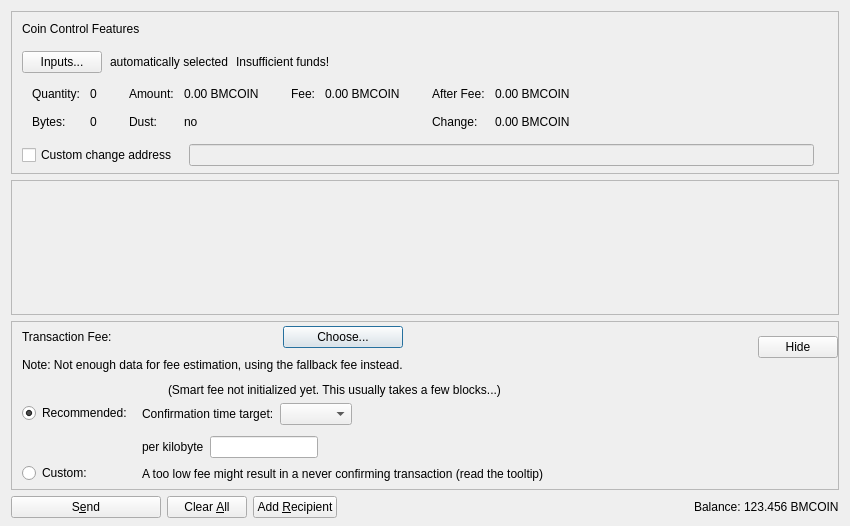
<?xml version="1.0" encoding="UTF-8"?>
<ui version="4.0">
 <class>SendCoinsDialog</class>
 <widget class="QDialog" name="SendCoinsDialog">
  <property name="geometry">
   <rect>
    <x>0</x>
    <y>0</y>
    <width>850</width>
    <height>526</height>
   </rect>
  </property>
  <property name="windowTitle">
   <string>Send Coins</string>
  </property>
  <layout class="QVBoxLayout" name="verticalLayout" stretch="0,1,0,0">
   <property name="bottomMargin">
    <number>8</number>
   </property>
   <item>
    <widget class="QFrame" name="frameCoinControl">
     <property name="sizePolicy">
      <sizepolicy hsizetype="Expanding" vsizetype="Expanding">
       <horstretch>0</horstretch>
       <verstretch>0</verstretch>
      </sizepolicy>
     </property>
     <property name="maximumSize">
      <size>
       <width>16777215</width>
       <height>16777215</height>
      </size>
     </property>
     <property name="frameShape">
      <enum>QFrame::StyledPanel</enum>
     </property>
     <property name="frameShadow">
      <enum>QFrame::Sunken</enum>
     </property>
     <layout class="QVBoxLayout" name="verticalLayoutCoinControl2">
      <property name="spacing">
       <number>0</number>
      </property>
      <property name="leftMargin">
       <number>0</number>
      </property>
      <property name="topMargin">
       <number>0</number>
      </property>
      <property name="rightMargin">
       <number>0</number>
      </property>
      <property name="bottomMargin">
       <number>6</number>
      </property>
      <item>
       <layout class="QVBoxLayout" name="verticalLayoutCoinControl" stretch="0,0,0,0,1">
        <property name="spacing">
         <number>0</number>
        </property>
        <property name="leftMargin">
         <number>10</number>
        </property>
        <property name="topMargin">
         <number>10</number>
        </property>
        <item>
         <layout class="QHBoxLayout" name="horizontalLayoutCoinControl1">
          <property name="bottomMargin">
           <number>15</number>
          </property>
          <item>
           <widget class="QLabel" name="labelCoinControlFeatures">
            <property name="sizePolicy">
             <sizepolicy hsizetype="Preferred" vsizetype="Maximum">
              <horstretch>0</horstretch>
              <verstretch>0</verstretch>
             </sizepolicy>
            </property>
            <property name="text">
             <string>Coin Control Features</string>
            </property>
           </widget>
          </item>
         </layout>
        </item>
        <item>
         <layout class="QHBoxLayout" name="horizontalLayoutCoinControl2" stretch="0,0,0,0">
          <property name="spacing">
           <number>8</number>
          </property>
          <property name="bottomMargin">
           <number>10</number>
          </property>
          <item>
           <widget class="QPushButton" name="pushButtonCoinControl">
            <property name="styleSheet">
             <string notr="true"/>
            </property>
            <property name="text">
             <string>Inputs...</string>
            </property>
            <property name="autoDefault">
             <bool>false</bool>
            </property>
           </widget>
          </item>
          <item>
           <widget class="QLabel" name="labelCoinControlAutomaticallySelected">
            <property name="text">
             <string>automatically selected</string>
            </property>
            <property name="margin">
             <number>5</number>
            </property>
           </widget>
          </item>
          <item>
           <widget class="QLabel" name="labelCoinControlInsuffFunds">
            <property name="text">
             <string>Insufficient funds!</string>
            </property>
            <property name="margin">
             <number>5</number>
            </property>
           </widget>
          </item>
          <item>
           <spacer name="horizontalSpacerCoinControl">
            <property name="orientation">
             <enum>Qt::Horizontal</enum>
            </property>
            <property name="sizeHint" stdset="0">
             <size>
              <width>40</width>
              <height>1</height>
             </size>
            </property>
           </spacer>
          </item>
         </layout>
        </item>
        <item>
         <widget class="QWidget" name="widgetCoinControl" native="true">
          <property name="sizePolicy">
           <sizepolicy hsizetype="Preferred" vsizetype="Preferred">
            <horstretch>0</horstretch>
            <verstretch>0</verstretch>
           </sizepolicy>
          </property>
          <property name="minimumSize">
           <size>
            <width>0</width>
            <height>0</height>
           </size>
          </property>
          <property name="styleSheet">
           <string notr="true"/>
          </property>
          <layout class="QHBoxLayout" name="horizontalLayoutCoinControl5">
           <property name="leftMargin">
            <number>0</number>
           </property>
           <property name="topMargin">
            <number>0</number>
           </property>
           <property name="rightMargin">
            <number>0</number>
           </property>
           <property name="bottomMargin">
            <number>0</number>
           </property>
           <item>
            <layout class="QHBoxLayout" name="horizontalLayoutCoinControl3" stretch="0,0,0,1">
             <property name="spacing">
              <number>20</number>
             </property>
             <property name="topMargin">
              <number>0</number>
             </property>
             <property name="bottomMargin">
              <number>10</number>
             </property>
             <item>
              <layout class="QFormLayout" name="formLayoutCoinControl1">
               <property name="horizontalSpacing">
                <number>10</number>
               </property>
               <property name="verticalSpacing">
                <number>14</number>
               </property>
               <property name="leftMargin">
                <number>10</number>
               </property>
               <property name="topMargin">
                <number>4</number>
               </property>
               <property name="rightMargin">
                <number>6</number>
               </property>
               <item row="0" column="0">
                <widget class="QLabel" name="labelCoinControlQuantityText">
                 <property name="text">
                  <string>Quantity:</string>
                 </property>
                 <property name="margin">
                  <number>0</number>
                 </property>
                </widget>
               </item>
               <item row="0" column="1">
                <widget class="QLabel" name="labelCoinControlQuantity">
                 <property name="cursor">
                  <cursorShape>IBeamCursor</cursorShape>
                 </property>
                 <property name="contextMenuPolicy">
                  <enum>Qt::ActionsContextMenu</enum>
                 </property>
                 <property name="text">
                  <string notr="true">0</string>
                 </property>
                 <property name="margin">
                  <number>0</number>
                 </property>
                 <property name="textInteractionFlags">
                  <set>Qt::LinksAccessibleByMouse|Qt::TextSelectableByKeyboard|Qt::TextSelectableByMouse</set>
                 </property>
                </widget>
               </item>
               <item row="1" column="0">
                <widget class="QLabel" name="labelCoinControlBytesText">
                 <property name="text">
                  <string>Bytes:</string>
                 </property>
                </widget>
               </item>
               <item row="1" column="1">
                <widget class="QLabel" name="labelCoinControlBytes">
                 <property name="cursor">
                  <cursorShape>IBeamCursor</cursorShape>
                 </property>
                 <property name="contextMenuPolicy">
                  <enum>Qt::ActionsContextMenu</enum>
                 </property>
                 <property name="text">
                  <string notr="true">0</string>
                 </property>
                 <property name="textInteractionFlags">
                  <set>Qt::LinksAccessibleByMouse|Qt::TextSelectableByKeyboard|Qt::TextSelectableByMouse</set>
                 </property>
                </widget>
               </item>
              </layout>
             </item>
             <item>
              <layout class="QFormLayout" name="formLayoutCoinControl2">
               <property name="horizontalSpacing">
                <number>10</number>
               </property>
               <property name="verticalSpacing">
                <number>14</number>
               </property>
               <property name="leftMargin">
                <number>6</number>
               </property>
               <property name="topMargin">
                <number>4</number>
               </property>
               <property name="rightMargin">
                <number>6</number>
               </property>
               <item row="0" column="0">
                <widget class="QLabel" name="labelCoinControlAmountText">
                 <property name="text">
                  <string>Amount:</string>
                 </property>
                 <property name="margin">
                  <number>0</number>
                 </property>
                </widget>
               </item>
               <item row="0" column="1">
                <widget class="QLabel" name="labelCoinControlAmount">
                 <property name="cursor">
                  <cursorShape>IBeamCursor</cursorShape>
                 </property>
                 <property name="contextMenuPolicy">
                  <enum>Qt::ActionsContextMenu</enum>
                 </property>
                 <property name="text">
                  <string notr="true">0.00 BMCOIN</string>
                 </property>
                 <property name="textInteractionFlags">
                  <set>Qt::LinksAccessibleByMouse|Qt::TextSelectableByKeyboard|Qt::TextSelectableByMouse</set>
                 </property>
                </widget>
               </item>
               <item row="1" column="0">
                <widget class="QLabel" name="labelCoinControlLowOutputText">
                 <property name="text">
                  <string>Dust:</string>
                 </property>
                </widget>
               </item>
               <item row="1" column="1">
                <widget class="QLabel" name="labelCoinControlLowOutput">
                 <property name="cursor">
                  <cursorShape>IBeamCursor</cursorShape>
                 </property>
                 <property name="contextMenuPolicy">
                  <enum>Qt::ActionsContextMenu</enum>
                 </property>
                 <property name="text">
                  <string notr="true">no</string>
                 </property>
                 <property name="textInteractionFlags">
                  <set>Qt::LinksAccessibleByMouse|Qt::TextSelectableByKeyboard|Qt::TextSelectableByMouse</set>
                 </property>
                </widget>
               </item>
              </layout>
             </item>
             <item>
              <layout class="QFormLayout" name="formLayoutCoinControl3">
               <property name="horizontalSpacing">
                <number>10</number>
               </property>
               <property name="verticalSpacing">
                <number>14</number>
               </property>
               <property name="leftMargin">
                <number>6</number>
               </property>
               <property name="topMargin">
                <number>4</number>
               </property>
               <property name="rightMargin">
                <number>6</number>
               </property>
               <item row="0" column="0">
                <widget class="QLabel" name="labelCoinControlFeeText">
                 <property name="text">
                  <string>Fee:</string>
                 </property>
                 <property name="margin">
                  <number>0</number>
                 </property>
                </widget>
               </item>
               <item row="0" column="1">
                <widget class="QLabel" name="labelCoinControlFee">
                 <property name="cursor">
                  <cursorShape>IBeamCursor</cursorShape>
                 </property>
                 <property name="contextMenuPolicy">
                  <enum>Qt::ActionsContextMenu</enum>
                 </property>
                 <property name="text">
                  <string notr="true">0.00 BMCOIN</string>
                 </property>
                 <property name="textInteractionFlags">
                  <set>Qt::LinksAccessibleByMouse|Qt::TextSelectableByKeyboard|Qt::TextSelectableByMouse</set>
                 </property>
                </widget>
               </item>
              </layout>
             </item>
             <item>
              <layout class="QFormLayout" name="formLayoutCoinControl4">
               <property name="horizontalSpacing">
                <number>10</number>
               </property>
               <property name="verticalSpacing">
                <number>14</number>
               </property>
               <property name="leftMargin">
                <number>6</number>
               </property>
               <property name="topMargin">
                <number>4</number>
               </property>
               <property name="rightMargin">
                <number>6</number>
               </property>
               <item row="0" column="0">
                <widget class="QLabel" name="labelCoinControlAfterFeeText">
                 <property name="text">
                  <string>After Fee:</string>
                 </property>
                 <property name="margin">
                  <number>0</number>
                 </property>
                </widget>
               </item>
               <item row="0" column="1">
                <widget class="QLabel" name="labelCoinControlAfterFee">
                 <property name="cursor">
                  <cursorShape>IBeamCursor</cursorShape>
                 </property>
                 <property name="contextMenuPolicy">
                  <enum>Qt::ActionsContextMenu</enum>
                 </property>
                 <property name="text">
                  <string notr="true">0.00 BMCOIN</string>
                 </property>
                 <property name="textInteractionFlags">
                  <set>Qt::LinksAccessibleByMouse|Qt::TextSelectableByKeyboard|Qt::TextSelectableByMouse</set>
                 </property>
                </widget>
               </item>
               <item row="1" column="0">
                <widget class="QLabel" name="labelCoinControlChangeText">
                 <property name="text">
                  <string>Change:</string>
                 </property>
                </widget>
               </item>
               <item row="1" column="1">
                <widget class="QLabel" name="labelCoinControlChange">
                 <property name="cursor">
                  <cursorShape>IBeamCursor</cursorShape>
                 </property>
                 <property name="contextMenuPolicy">
                  <enum>Qt::ActionsContextMenu</enum>
                 </property>
                 <property name="text">
                  <string notr="true">0.00 BMCOIN</string>
                 </property>
                 <property name="textInteractionFlags">
                  <set>Qt::LinksAccessibleByMouse|Qt::TextSelectableByKeyboard|Qt::TextSelectableByMouse</set>
                 </property>
                </widget>
               </item>
              </layout>
             </item>
            </layout>
           </item>
          </layout>
         </widget>
        </item>
        <item>
         <layout class="QHBoxLayout" name="horizontalLayoutCoinControl4" stretch="0,0,0">
          <property name="spacing">
           <number>12</number>
          </property>
          <property name="sizeConstraint">
           <enum>QLayout::SetDefaultConstraint</enum>
          </property>
          <property name="topMargin">
           <number>5</number>
          </property>
          <property name="rightMargin">
           <number>5</number>
          </property>
          <item>
           <widget class="QCheckBox" name="checkBoxCoinControlChange">
            <property name="toolTip">
             <string>If this is activated, but the change address is empty or invalid, change will be sent to a newly generated address.</string>
            </property>
            <property name="text">
             <string>Custom change address</string>
            </property>
           </widget>
          </item>
          <item>
           <widget class="QValidatedLineEdit" name="lineEditCoinControlChange">
            <property name="enabled">
             <bool>false</bool>
            </property>
            <property name="sizePolicy">
             <sizepolicy hsizetype="Expanding" vsizetype="Fixed">
              <horstretch>0</horstretch>
              <verstretch>0</verstretch>
             </sizepolicy>
            </property>
           </widget>
          </item>
          <item>
           <widget class="QLabel" name="labelCoinControlChangeLabel">
            <property name="sizePolicy">
             <sizepolicy hsizetype="Preferred" vsizetype="Expanding">
              <horstretch>0</horstretch>
              <verstretch>0</verstretch>
             </sizepolicy>
            </property>
            <property name="minimumSize">
             <size>
              <width>0</width>
              <height>0</height>
             </size>
            </property>
            <property name="text">
             <string/>
            </property>
            <property name="margin">
             <number>3</number>
            </property>
           </widget>
          </item>
         </layout>
        </item>
        <item>
         <spacer name="verticalSpacerCoinControl">
          <property name="orientation">
           <enum>Qt::Vertical</enum>
          </property>
          <property name="sizeHint" stdset="0">
           <size>
            <width>800</width>
            <height>1</height>
           </size>
          </property>
         </spacer>
        </item>
       </layout>
      </item>
     </layout>
    </widget>
   </item>
   <item>
    <widget class="QScrollArea" name="scrollArea">
     <property name="widgetResizable">
      <bool>true</bool>
     </property>
     <widget class="QWidget" name="scrollAreaWidgetContents">
      <property name="geometry">
       <rect>
        <x>0</x>
        <y>0</y>
        <width>830</width>
        <height>104</height>
       </rect>
      </property>
      <layout class="QVBoxLayout" name="verticalLayout_2" stretch="0,1">
       <property name="leftMargin">
        <number>0</number>
       </property>
       <property name="topMargin">
        <number>0</number>
       </property>
       <property name="rightMargin">
        <number>0</number>
       </property>
       <property name="bottomMargin">
        <number>0</number>
       </property>
       <item>
        <layout class="QVBoxLayout" name="entries">
         <property name="spacing">
          <number>6</number>
         </property>
        </layout>
       </item>
       <item>
        <spacer name="verticalSpacer">
         <property name="orientation">
          <enum>Qt::Vertical</enum>
         </property>
         <property name="sizeHint" stdset="0">
          <size>
           <width>20</width>
           <height>40</height>
          </size>
         </property>
        </spacer>
       </item>
      </layout>
     </widget>
    </widget>
   </item>
   <item>
    <widget class="QFrame" name="frameFee">
     <property name="sizePolicy">
      <sizepolicy hsizetype="Expanding" vsizetype="Expanding">
       <horstretch>0</horstretch>
       <verstretch>0</verstretch>
      </sizepolicy>
     </property>
     <property name="maximumSize">
      <size>
       <width>16777215</width>
       <height>16777215</height>
      </size>
     </property>
     <property name="frameShape">
      <enum>QFrame::StyledPanel</enum>
     </property>
     <property name="frameShadow">
      <enum>QFrame::Sunken</enum>
     </property>
     <layout class="QVBoxLayout" name="verticalLayoutFee1">
      <property name="spacing">
       <number>0</number>
      </property>
      <property name="leftMargin">
       <number>0</number>
      </property>
      <property name="topMargin">
       <number>0</number>
      </property>
      <property name="rightMargin">
       <number>0</number>
      </property>
      <property name="bottomMargin">
       <number>0</number>
      </property>
      <item>
       <layout class="QVBoxLayout" name="verticalLayoutFee2" stretch="0,0,0">
        <property name="spacing">
         <number>0</number>
        </property>
        <property name="leftMargin">
         <number>10</number>
        </property>
        <property name="topMargin">
         <number>0</number>
        </property>
        <item>
         <layout class="QHBoxLayout" name="horizontalLayoutFee1">
          <property name="bottomMargin">
           <number>0</number>
          </property>
          <item>
           <layout class="QVBoxLayout" name="verticalLayoutFee7">
            <property name="spacing">
             <number>0</number>
            </property>
            <item>
             <spacer name="verticalSpacerSmartFee">
              <property name="orientation">
               <enum>Qt::Vertical</enum>
              </property>
              <property name="sizeType">
               <enum>QSizePolicy::Fixed</enum>
              </property>
              <property name="sizeHint" stdset="0">
               <size>
                <width>1</width>
                <height>4</height>
               </size>
              </property>
             </spacer>
            </item>
            <item>
             <layout class="QHBoxLayout" name="horizontalLayoutSmartFee">
              <property name="spacing">
               <number>10</number>
              </property>
              <item>
               <widget class="QLabel" name="labelFeeHeadline">
                <property name="sizePolicy">
                 <sizepolicy hsizetype="Preferred" vsizetype="Maximum">
                  <horstretch>0</horstretch>
                  <verstretch>0</verstretch>
                 </sizepolicy>
                </property>
                <property name="text">
                 <string>Transaction Fee:</string>
                </property>
               </widget>
              </item>
              <item>
               <widget class="QLabel" name="labelFeeMinimized">
                <property name="text">
                 <string/>
                </property>
               </widget>
              </item>
              <item>
               <widget class="QPushButton" name="buttonChooseFee">
                <property name="text">
                 <string>Choose...</string>
                </property>
               </widget>
              </item>
             </layout>
            </item>
            <item>
             <spacer name="verticalSpacer_7">
              <property name="orientation">
               <enum>Qt::Vertical</enum>
              </property>
              <property name="sizeHint" stdset="0">
               <size>
                <width>1</width>
                <height>10</height>
               </size>
              </property>
             </spacer>
            </item>
            <item>
             <widget class="QLabel" name="fallbackFeeWarningLabel">
              <property name="toolTip">
               <string>Using the fallbackfee can result in sending a transaction that will take several hours or days (or never) to confirm. Consider choosing your fee manually or wait until you have validated the complete chain.</string>
              </property>
              <property name="text">
               <string>Note: Not enough data for fee estimation, using the fallback fee instead.</string>
              </property>
              <property name="wordWrap">
               <bool>false</bool>
              </property>
             </widget>
            </item>
            <item>
             <spacer name="verticalSpacer_5">
              <property name="orientation">
               <enum>Qt::Vertical</enum>
              </property>
              <property name="sizeHint" stdset="0">
               <size>
                <width>1</width>
                <height>1</height>
               </size>
              </property>
             </spacer>
            </item>
           </layout>
          </item>
          <item>
           <spacer name="horizontalSpacer_4">
            <property name="orientation">
             <enum>Qt::Horizontal</enum>
            </property>
            <property name="sizeHint" stdset="0">
             <size>
              <width>1</width>
              <height>1</height>
             </size>
            </property>
           </spacer>
          </item>
          <item>
           <widget class="QPushButton" name="buttonMinimizeFee">
            <property name="toolTip">
             <string>Hide transaction fee settings</string>
            </property>
            <property name="text">
             <string>Hide</string>
            </property>
           </widget>
          </item>
         </layout>
        </item>
        <item>
         <widget class="QFrame" name="frameFeeSelection">
          <layout class="QVBoxLayout" name="verticalLayoutFee12">
           <property name="spacing">
            <number>0</number>
           </property>
           <property name="leftMargin">
            <number>0</number>
           </property>
           <property name="topMargin">
            <number>0</number>
           </property>
           <property name="rightMargin">
            <number>0</number>
           </property>
           <property name="bottomMargin">
            <number>0</number>
           </property>
           <item>
            <layout class="QGridLayout" name="gridLayoutFee">
             <property name="topMargin">
              <number>10</number>
             </property>
             <property name="bottomMargin">
              <number>4</number>
             </property>
             <property name="horizontalSpacing">
              <number>10</number>
             </property>
             <property name="verticalSpacing">
              <number>4</number>
             </property>
             <item row="1" column="1">
              <layout class="QVBoxLayout" name="verticalLayoutFee8">
               <property name="spacing">
                <number>6</number>
               </property>
               <property name="topMargin">
                <number>3</number>
               </property>
               <item>
                <layout class="QHBoxLayout" name="horizontalLayoutFee13" stretch="0,0,1">
                 <item>
                  <widget class="QLabel" name="labelCustomPerKilobyte">
                   <property name="toolTip">
                    <string>If the custom fee is set to 1000 BM and the transaction is only 250 bytes, then &quot;per kilobyte&quot; only pays 250 BM in fee,&lt;br /&gt;while &quot;at least&quot; pays 1000 BM. For transactions bigger than a kilobyte both pay by kilobyte.</string>
                   </property>
                   <property name="text">
                    <string>per kilobyte</string>
                   </property>
                  </widget>
                 </item>
                 <item>
                  <widget class="BitcoinAmountField" name="customFee"/>
                 </item>
                 <item>
                  <spacer name="horizontalSpacer_6">
                   <property name="orientation">
                    <enum>Qt::Horizontal</enum>
                   </property>
                   <property name="sizeHint" stdset="0">
                    <size>
                     <width>1</width>
                     <height>1</height>
                    </size>
                   </property>
                  </spacer>
                 </item>
                </layout>
               </item>
               <item>
                <layout class="QHBoxLayout" name="horizontalLayoutFee8">
                 <item>
                  <widget class="QLabel" name="labelCustomFeeWarning">
                   <property name="enabled">
                    <bool>true</bool>
                   </property>
                   <property name="toolTip">
                    <string>When there is less transaction volume than space in the blocks, miners as well as relaying nodes may enforce a minimum fee. Paying only this minimum fee is just fine, but be aware that this can result in a never confirming transaction once there is more demand for bluemobius transactions than the network can process.</string>
                   </property>
                   <property name="text">
                    <string>A too low fee might result in a never confirming transaction (read the tooltip)</string>
                   </property>
                  </widget>
                 </item>
                 <item>
                  <spacer name="horizontalSpacer_2">
                   <property name="orientation">
                    <enum>Qt::Horizontal</enum>
                   </property>
                   <property name="sizeHint" stdset="0">
                    <size>
                     <width>1</width>
                     <height>1</height>
                    </size>
                   </property>
                  </spacer>
                 </item>
                </layout>
               </item>
              </layout>
             </item>
             <item row="0" column="0">
              <layout class="QVBoxLayout" name="verticalLayoutFee4" stretch="0,1">
               <property name="topMargin">
                <number>20</number>
               </property>
               <property name="bottomMargin">
                <number>3</number>
               </property>
               <item>
                <widget class="QRadioButton" name="radioSmartFee">
                 <property name="text">
                  <string>Recommended:</string>
                 </property>
                 <property name="checked">
                  <bool>true</bool>
                 </property>
                 <attribute name="buttonGroup">
                  <string notr="true">groupFee</string>
                 </attribute>
                </widget>
               </item>
               <item>
                <spacer name="verticalSpacer_2">
                 <property name="orientation">
                  <enum>Qt::Vertical</enum>
                 </property>
                 <property name="sizeHint" stdset="0">
                  <size>
                   <width>1</width>
                   <height>1</height>
                  </size>
                 </property>
                </spacer>
               </item>
              </layout>
             </item>
             <item row="1" column="0">
              <layout class="QVBoxLayout" name="verticalLayoutFee9" stretch="0,1">
               <property name="topMargin">
                <number>30</number>
               </property>
               <item>
                <widget class="QRadioButton" name="radioCustomFee">
                 <property name="text">
                  <string>Custom:</string>
                 </property>
                 <attribute name="buttonGroup">
                  <string notr="true">groupFee</string>
                 </attribute>
                </widget>
               </item>
               <item>
                <spacer name="verticalSpacer_6">
                 <property name="orientation">
                  <enum>Qt::Vertical</enum>
                 </property>
                 <property name="sizeHint" stdset="0">
                  <size>
                   <width>1</width>
                   <height>1</height>
                  </size>
                 </property>
                </spacer>
               </item>
              </layout>
             </item>
             <item row="0" column="1">
              <layout class="QVBoxLayout" name="verticalLayoutFee3" stretch="0,0,1">
               <property name="spacing">
                <number>6</number>
               </property>
               <property name="topMargin">
                <number>0</number>
               </property>
               <property name="bottomMargin">
                <number>3</number>
               </property>
               <item>
                <layout class="QHBoxLayout" name="horizontalLayoutFee12">
                 <item>
                  <widget class="QLabel" name="labelSmartFee">
                   <property name="text">
                    <string/>
                   </property>
                  </widget>
                 </item>
                 <item>
                  <widget class="QLabel" name="labelFeeEstimation">
                   <property name="text">
                    <string/>
                   </property>
                  </widget>
                 </item>
                 <item>
                  <widget class="QLabel" name="labelSmartFee2">
                   <property name="text">
                    <string>(Smart fee not initialized yet. This usually takes a few blocks...)</string>
                   </property>
                  </widget>
                 </item>
                 <item>
                  <spacer name="horizontalSpacer_5">
                   <property name="orientation">
                    <enum>Qt::Horizontal</enum>
                   </property>
                   <property name="sizeHint" stdset="0">
                    <size>
                     <width>1</width>
                     <height>1</height>
                    </size>
                   </property>
                  </spacer>
                 </item>
                </layout>
               </item>
               <item>
                <layout class="QHBoxLayout" name="horizontalLayoutFee9">
                 <item>
                  <layout class="QVBoxLayout" name="verticalLayoutFee6">
                   <item>
                    <widget class="QLabel" name="labelSmartFee3">
                     <property name="text">
                      <string>Confirmation time target:</string>
                     </property>
                    </widget>
                   </item>
                  </layout>
                 </item>
                 <item>
                  <layout class="QVBoxLayout" name="verticalLayoutFee5">
                   <property name="rightMargin">
                    <number>30</number>
                   </property>
                   <item>
                    <layout class="QHBoxLayout" name="horizontalLayoutConfTarget">
                     <property name="bottomMargin">
                      <number>0</number>
                     </property>
                     <item>
                      <widget class="QComboBox" name="confTargetSelector"/>
                     </item>
                     <item>
                      <spacer name="horizontalSpacerConfTarget">
                       <property name="orientation">
                        <enum>Qt::Horizontal</enum>
                       </property>
                       <property name="sizeHint" stdset="0">
                        <size>
                         <width>40</width>
                         <height>20</height>
                        </size>
                       </property>
                      </spacer>
                     </item>
                    </layout>
                   </item>
                  </layout>
                 </item>
                </layout>
               </item>
               <item>
                <spacer name="verticalSpacer_4">
                 <property name="orientation">
                  <enum>Qt::Vertical</enum>
                 </property>
                 <property name="sizeHint" stdset="0">
                  <size>
                   <width>1</width>
                   <height>1</height>
                  </size>
                 </property>
                </spacer>
               </item>
              </layout>
             </item>
            </layout>
           </item>
          </layout>
         </widget>
        </item>
        <item>
         <spacer name="verticalSpacerFee">
          <property name="orientation">
           <enum>Qt::Vertical</enum>
          </property>
          <property name="sizeHint" stdset="0">
           <size>
            <width>800</width>
            <height>1</height>
           </size>
          </property>
         </spacer>
        </item>
       </layout>
      </item>
     </layout>
    </widget>
   </item>
   <item>
    <layout class="QHBoxLayout" name="horizontalLayout">
     <item>
      <widget class="QPushButton" name="sendButton">
       <property name="minimumSize">
        <size>
         <width>150</width>
         <height>0</height>
        </size>
       </property>
       <property name="toolTip">
        <string>Confirm the send action</string>
       </property>
       <property name="text">
        <string>S&amp;end</string>
       </property>
       <property name="autoDefault">
        <bool>false</bool>
       </property>
       <property name="default">
        <bool>false</bool>
       </property>
      </widget>
     </item>
     <item>
      <widget class="QPushButton" name="clearButton">
       <property name="sizePolicy">
        <sizepolicy hsizetype="Minimum" vsizetype="Fixed">
         <horstretch>0</horstretch>
         <verstretch>0</verstretch>
        </sizepolicy>
       </property>
       <property name="toolTip">
        <string>Clear all fields of the form.</string>
       </property>
       <property name="text">
        <string>Clear &amp;All</string>
       </property>
       <property name="autoDefault">
        <bool>false</bool>
       </property>
      </widget>
     </item>
     <item>
      <widget class="QPushButton" name="addButton">
       <property name="toolTip">
        <string>Send to multiple recipients at once</string>
       </property>
       <property name="text">
        <string>Add &amp;Recipient</string>
       </property>
       <property name="autoDefault">
        <bool>false</bool>
       </property>
      </widget>
     </item>
     <item>
      <spacer name="horizontalSpacer">
       <property name="orientation">
        <enum>Qt::Horizontal</enum>
       </property>
       <property name="sizeHint" stdset="0">
        <size>
         <width>40</width>
         <height>20</height>
        </size>
       </property>
      </spacer>
     </item>
     <item>
      <layout class="QHBoxLayout" name="horizontalLayout_2">
       <property name="spacing">
        <number>3</number>
       </property>
       <item>
        <widget class="QLabel" name="labelBalanceName">
         <property name="text">
          <string>Balance:</string>
         </property>
        </widget>
       </item>
       <item>
        <widget class="QLabel" name="labelBalance">
         <property name="sizePolicy">
          <sizepolicy hsizetype="Preferred" vsizetype="Preferred">
           <horstretch>0</horstretch>
           <verstretch>0</verstretch>
          </sizepolicy>
         </property>
         <property name="cursor">
          <cursorShape>IBeamCursor</cursorShape>
         </property>
         <property name="text">
          <string notr="true">123.456 BMCOIN</string>
         </property>
         <property name="textInteractionFlags">
          <set>Qt::LinksAccessibleByMouse|Qt::TextSelectableByKeyboard|Qt::TextSelectableByMouse</set>
         </property>
        </widget>
       </item>
      </layout>
     </item>
    </layout>
   </item>
  </layout>
 </widget>
 <customwidgets>
  <customwidget>
   <class>QValidatedLineEdit</class>
   <extends>QLineEdit</extends>
   <header>qt/qvalidatedlineedit.h</header>
  </customwidget>
  <customwidget>
   <class>BitcoinAmountField</class>
   <extends>QLineEdit</extends>
   <header>qt/bitcoinamountfield.h</header>
   <container>1</container>
  </customwidget>
 </customwidgets>
 <resources>
  <include location="../bluemobius.qrc"/>
 </resources>
 <connections/>
 <buttongroups>
  <buttongroup name="groupFee"/>
 </buttongroups>
</ui>
